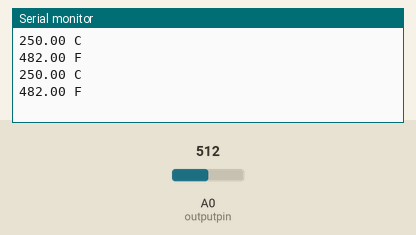
Simulated run of this sketch. Board: Arduino Uno, built with avr-gcc and run on an emulated ATmega328P. On the bench: the last lines printed to the serial monitor. The test bench sets the inputs (shaded band); at power-on: A0 (outputpin) = 512.

Above: at 1.8 s.
1.9 s: A0 (outputpin) set to 716
At 2.8 s:
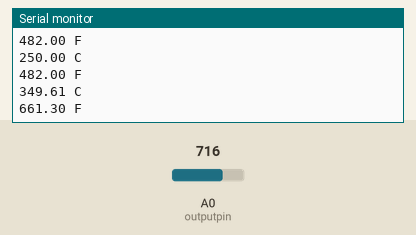
3.4 s: A0 (outputpin) set to 900
At 4.8 s:
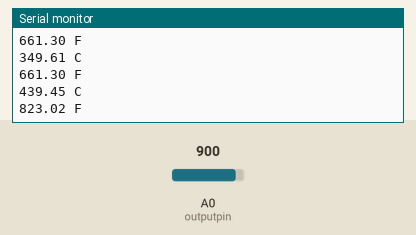
Timing chart, 0 to 6.4 s (numbered marks = the images above; inputs shaded):
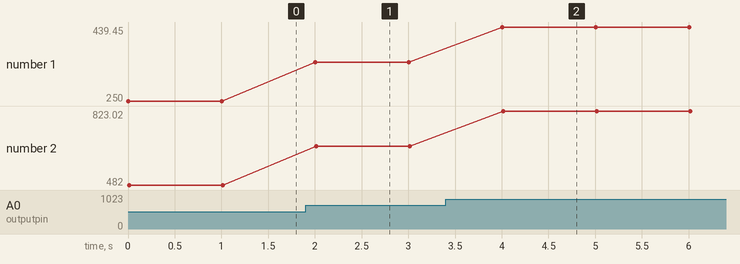

The sketch:

006_temperature.ino
```cpp
int outputpin=0;
void setup() {
  Serial.begin(9600);

}

void loop() {
  int rawvolt=analogRead(outputpin);
  float millivolt=(rawvolt/1024.0)*5000;
  float celsius=millivolt/10;
  Serial.print(celsius);
  Serial.println(" C");
  Serial.print((celsius*9)/5+32);
  Serial.println(" F");
  delay(1000);


}
```

Measured:
- after the input at 1.9 s, the serial monitor: prints a new line after 0.10 s (image 1)
- after the input at 3.4 s, the serial monitor: prints a new line after 0.61 s (image 2)
- plotted number 1: 250 → 349.61 after the input at 1.9 s, 349.61 → 439.45 after the input at 3.4 s
- plotted number 2: 482 → 661.3 after the input at 1.9 s, 661.3 → 823.02 after the input at 3.4 s
